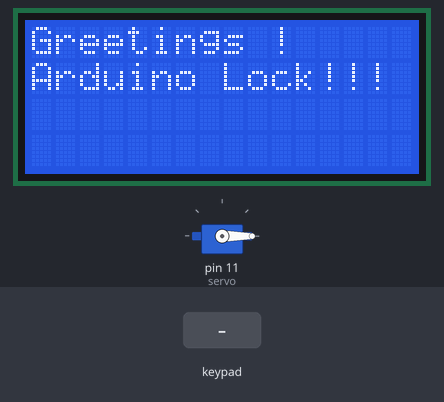
Bench run of a sketch on a simulated Arduino Uno, built with avr-gcc and run on an emulated ATmega328P. Shown: servo, 16×4 character LCD. Inputs (shaded band) come from the test bench.

Above: at 0.7 s.
At 5.8 s:
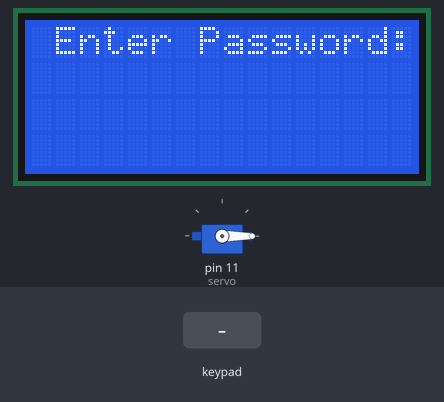
5.9 s: keypad keys 1 2 3 4 # pressed 0.4 s apart
At 9.1 s:
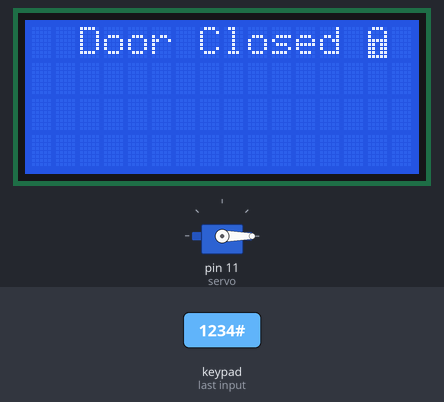
9.4 s: keypad keys 6 7 8 9 pressed 0.4 s apart
At 12.7 s:
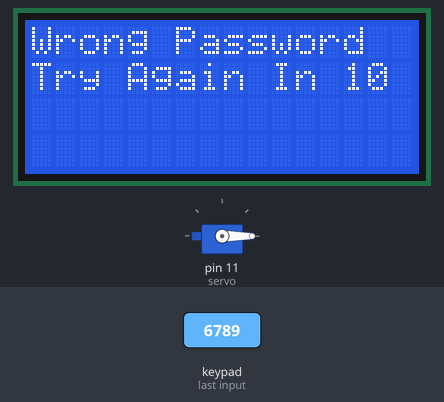
Timing chart, 0 to 14.2 s (numbered marks = the images above; inputs shaded):
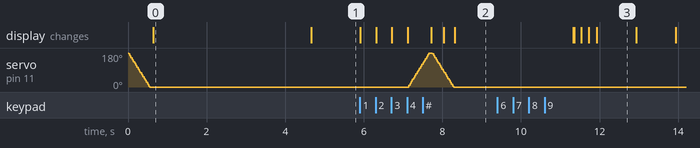

The sketch:

SmartLockSystem.ino
```cpp
#include <Keypad.h> // the library for the 4x4 keypad
#include <LiquidCrystal_I2C.h> // the library for the i2c 1602 lcd
#include <Servo.h> // the library to control the servo motor
#include <SoftwareSerial.h>

LiquidCrystal_I2C lcd(0x27, 16, 4); // gets the lcd
Servo servo;

#define Password_Length 5 // the length of the password, if the password is 4 digits long set this to 5
int Position = 0; // position of the servo
int Last_Position = 0;
char Particular[Password_Length]; // the password length
char Specific[Password_Length] = "1234"; // the password which is called specific in the code, change this to anything you want with the numbers 0-9 and the letters A-D
byte Particular_Count = 0, Specific_Count = 0; // counts the amount of digits and and checks to see if the password is correct
char Key;
const byte ROWS = 4; // the amount of rows on the keypad
const byte COLS = 4; // the amount of columns on the keypad
char keys[ROWS][COLS] = { // sets the rows and columns
  {'1','2','3','A'},
  {'4','5','6','B'},
  {'7','8','9','C'},
  {'*','0','#','D'}
};
bool SmartDoor = true; // the servo
// the pins to plug the keypad into
byte rowPins[ROWS] = {6, 7, 8, 9}; //connect to the row pinouts of the keypad
byte colPins[COLS] = {2, 3, 4, 5}; //connect to the column pinouts of the keypad
Keypad myKeypad(makeKeymap(keys), rowPins, colPins, ROWS, COLS); // gets the data from the keypad

// locked character
byte Locked[8] = {
  B01110,
  B10001,
  B10001,
  B11111,
  B11011,
  B11011,
  B11011,
  B11111
};
// open character
byte Opened[8] = {
  B01110,
  B00001,
  B00001,
  B11111,
  B11011,
  B11011,
  B11011,
  B11111
};

SoftwareSerial mySerial(12, 13); // RX, TX
String readString;

bool locked = false;    // Flag to track the lock state

void setup() {
  servo.attach(11); // attaches the servo to pin 11
  ServoClose(); // closes the servo when you say this function
  lcd.init(); // initializes the lcd
  lcd.backlight(); // turns on the backlight
  lcd.setCursor(0, 0); // sets the cursor on the lcd
  lcd.print("Greetings !"); // prints the text/character
  lcd.setCursor(0, 1); // sets the cursor on the lcd
  lcd.print("Arduino Lock!!!"); // prints text
  delay(4000); // waits 4 seconds
  lcd.clear(); // clears the lcd display
  mySerial.begin(9600);
}

void loop() {
  func_finger();
  func_LCD();
}

void func_LCD() {
  if (SmartDoor == 0) // opens the smart door
  {
    Key = myKeypad.getKey(); // the word key = myKeypad which gets the value
    if (Key == '#') // when the '#' key is pressed
    {
      lcd.clear(); // clears the lcd display
      ServoClose(); // closes the servo motor
      lcd.setCursor(2, 0); // sets the cursor on the lcd
      lcd.print("Door Closed"); // prints the text to the lcd
      lcd.createChar(0, Locked); // prints the locked character
      lcd.setCursor(14, 0); // sets the cursor on the lcd
      lcd.write(0); // prints the first character when you are on the door closed page
      delay(3000); // waits 3 seconds
      SmartDoor = 1; // closes the door
    }
  } else {
    Open(); // keeps the door open
  }
}

void clearData() {
  while (Particular_Count != 0) {
    Particular[Particular_Count--] = 0;
  }
  Last_Position = 0; // Reset the position of the last entered digit
}

void ServoOpen() // opens the servo
{
  for (Position = 0; Position <= 180; Position += 5) { // moves from 0 to 180 degrees
    servo.write(Position); // moves to the position
    delay(15); // waits 15 milliseconds
  }
}

void ServoClose() // closes the servo
{
  for (Position = 180; Position >= 0; Position -= 5) { // moves from position 180 to 0 degrees
    servo.write(Position); // moves to the position
    delay(15); // waits 15 milliseconds
  }
}

void Open() // function declarations
{
  lcd.setCursor(1, 0); // sets the cursor on the lcd
  lcd.print("Enter Password:"); // prints the text

  Key = myKeypad.getKey();
  if (Key == 'C') {
    if (Particular_Count > 0) {
      Particular_Count--;
      lcd.setCursor(Particular_Count, 1);
      lcd.print(" ");
    }
    return; // Exit the function after handling 'C' key
  }
  if (Key) {
    Particular[Particular_Count] = Key;
    lcd.setCursor(Particular_Count, 1); // sets the cursor on the lcd
    lcd.print("*"); // prints '*' instead of the password
    Particular_Count++; // counts the length of the password
  }

  if (Particular_Count == Password_Length - 1) // gets the length of the password
  {
    Particular[Particular_Count] = '\0'; // Add null terminator to make it a proper string
    if (!strcmp(Particular, Specific)) // counts the length and checks to see if the password is correct
    {
      lcd.clear();
      ServoOpen(); // moves the servo 180 degrees
      lcd.setCursor(2, 0); // sets the cursor on the lcd
      lcd.print("Door Opened");
      lcd.createChar(1, Opened);
      lcd.setCursor(14, 0); // sets the cursor on the lcd
      lcd.write(1);
      lcd.setCursor(0, 1); // sets the cursor on the lcd
      lcd.print("Press # to Close");
      SmartDoor = 0;
    } else {
      lcd.clear();
      lcd.setCursor(0, 0); // sets the cursor on the lcd
      lcd.print("Wrong Password"); // prints the text/character
      lcd.setCursor(0, 1);
      lcd.print("Try Again In");
      for (int i = 10; i > 0; i--) {
        lcd.setCursor(13, 1);
        lcd.print(i < 10 ? "0" : "");
        lcd.print(i);
        delay(1000);
      }
      lcd.clear();
      SmartDoor = 1; // closes the smart door
    }
    clearData(); // clears the data
  }
}

void func_finger() {
  while (mySerial.available() > 0) {
    delay(10);
    char c = mySerial.read();
    if (c == '#') {
      break;
    }
    readString += c;
  }

  if (readString.length() > 0) {
    mySerial.println(readString);  // Print the received string

    if (readString == "f success") {
      if (locked) {
        ServoClose();  // Move the servo to close the door if already locked
        locked = false;       // Update the lock state
      } else {
        ServoOpen(); // Move the servo to open the door if unlocked
        locked = true;         // Update the lock state
      }
    }

    readString = "";
  }
}
```

Measured:
- after the input at 5.9 s, servo on pin 11 (servo): rises from 0° to 180° in 0.51 s, then falls to 0° in 0.64 s; the display: first changes at once (image 2 shows a later state)
- after the input at 9.4 s, the display: first differs from a run without the input after 2.0 s (image 3 shows a later state)
- what the display in image 0 shows lasts 4.1 s, from 0.6 s to 4.7 s
- what the display in image 3 shows lasts 1.0 s, from 11.9 s to 12.9 s
